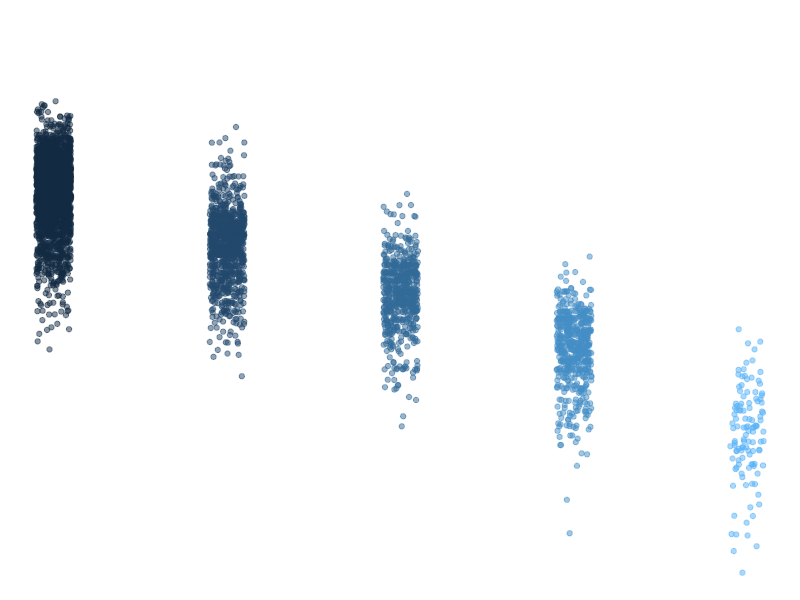

Source code (R):
## ---- chunk 1
knitr::opts_chunk$set(echo = TRUE)
library(tidyverse)
## ---- chunk 2
summary(storms)
## ---- chunk 3
names(storms)
## ---- chunk 4
ggplot(data = storms, aes(x = category, y = pressure)) +
  geom_jitter(width = 0.1, 
              alpha = 0.5,
              aes(color = category),
              show.legend = FALSE) +
  labs(x = "Storm Category", 
       y = "Air pressure at storm center (millibars)"
       ) +
  theme_void()
